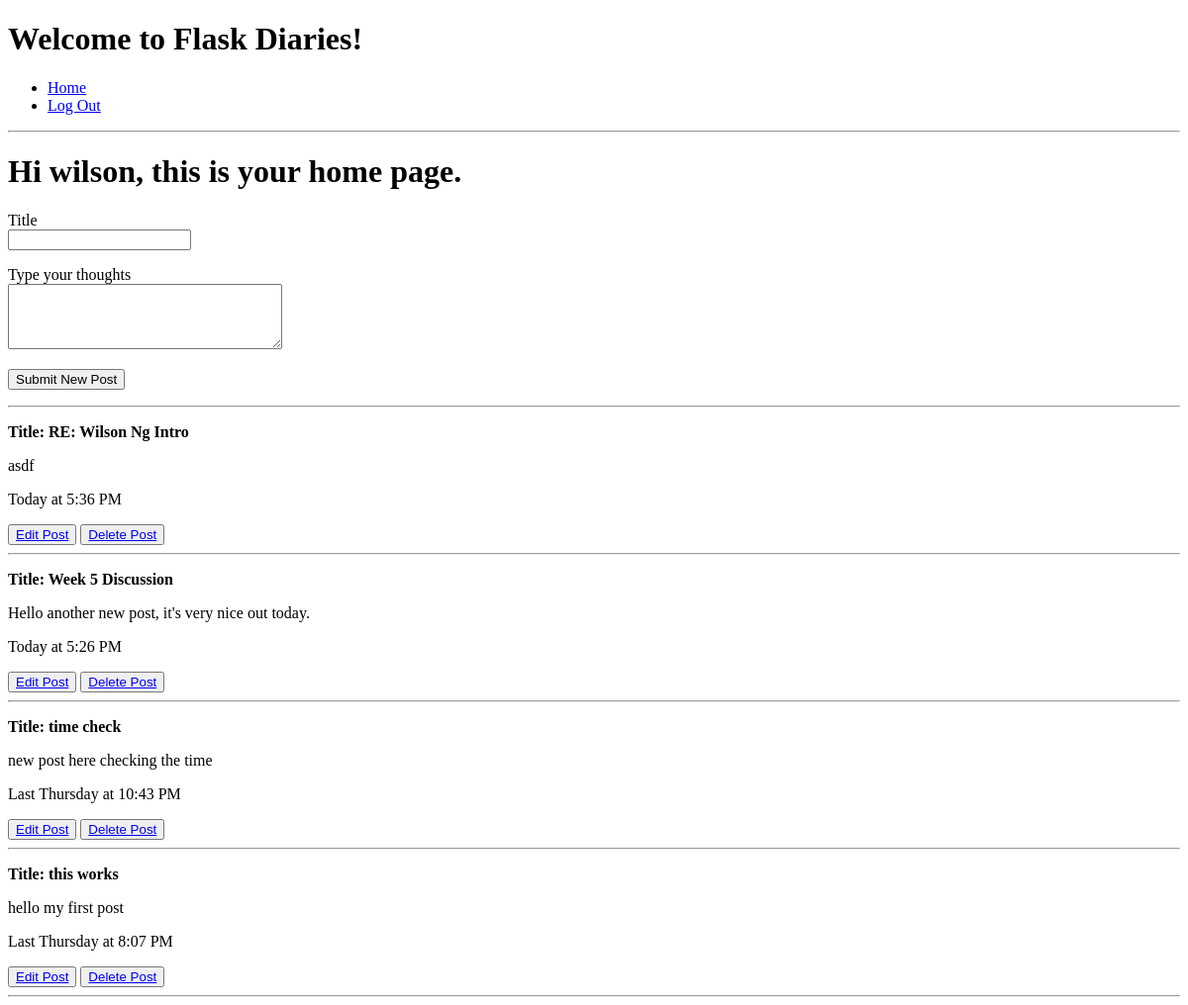
Before: /index (signed in) with the older database file.
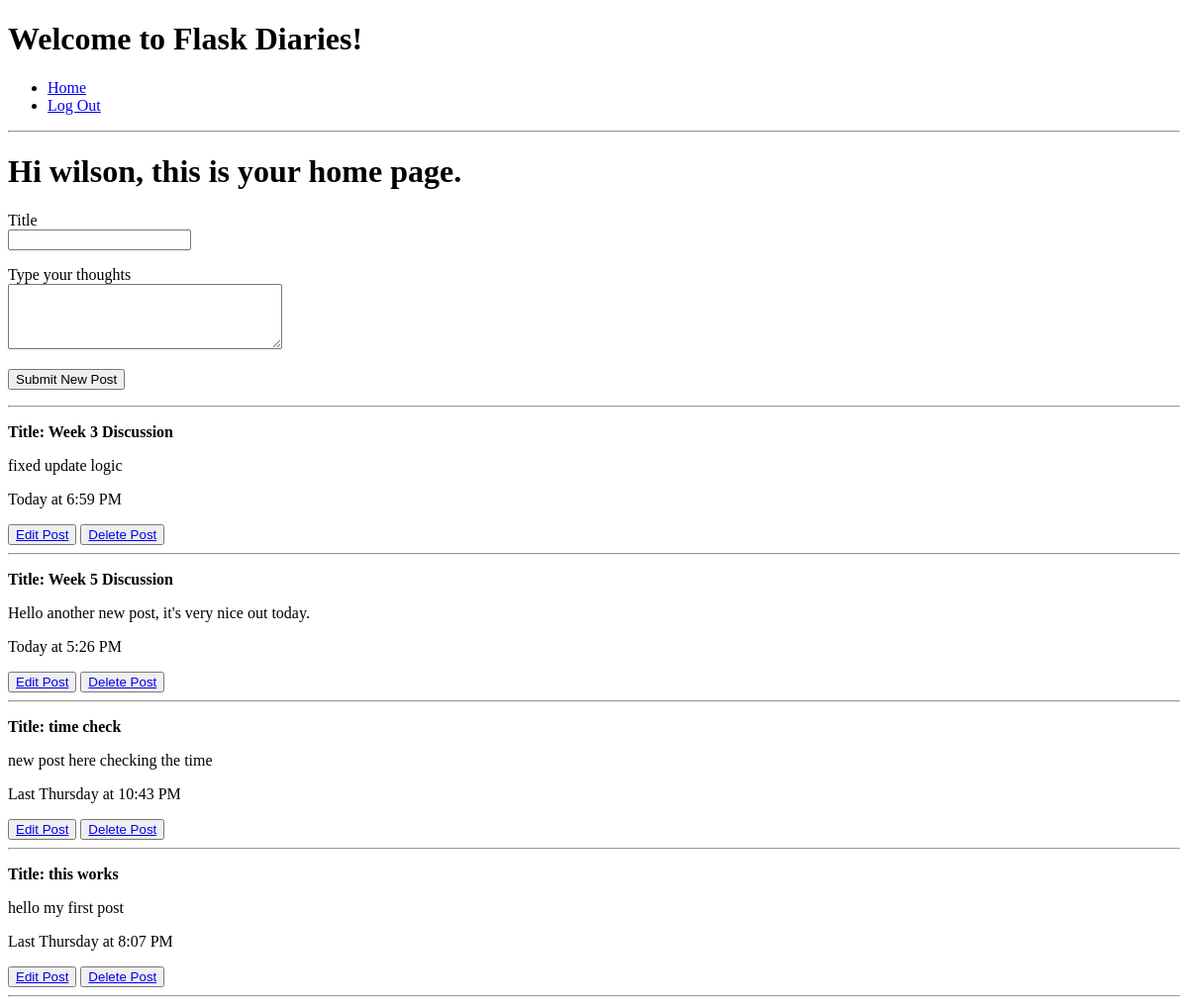
After: the same page with the newer database file.
### app/models.py (models this page shows, shortened)
class User(UserMixin, db.Model):
    id = db.Column(db.Integer, primary_key=True)
    username = db.Column(db.String(64), index=True, unique=True)
    password_hash = db.Column(db.String(128))
    posts = db.relationship('Post', backref='author', lazy='dynamic')

class Post(db.Model):
    id = db.Column(db.Integer, primary_key=True)
    title = db.Column(db.String(100))
    body = db.Column(db.String(500))
    timestamp = db.Column(db.DateTime, index=True, default=datetime.utcnow)
    user_id = db.Column(db.Integer, db.ForeignKey('user.id'))

### app/routes.py (the view)
@app.route('/', methods=['GET', 'POST'])
@app.route('/index', methods=['GET', 'POST'])
@login_required
def index():
    addPostForm = AddPostForm()
    if addPostForm.validate_on_submit():
        post = Post(title=addPostForm.title.data, body=addPostForm.body.data, author=current_user)
        db.session.add(post)
        db.session.commit()
        flash('Your post is now live!')
        return redirect(url_for('index'))
    posts = current_user.posts.order_by(Post.timestamp.desc())
    return render_template('index.html', title='Home', addPostForm=addPostForm, posts=posts)

### app/forms.py
class AddPostForm(FlaskForm):
    title = StringField('Title', validators=[DataRequired(), Length(min=1, max=100)])
    body = TextAreaField('Type your thoughts', validators=[DataRequired(), Length(min=1, max=500)])
    submit = SubmitField('Submit New Post')

### app/models.py (called while the page is built)
@login.user_loader
def load_user(id):
    return User.query.get(int(id))

### app/templates/index.html (shortened to what this page needs)
{% extends 'base.html' %}
{% block content %}
    <h1>Hi {{current_user.username}}, this is your home page.</h1>
    <form action='' method='post'>
        <p>
            {{ addPostForm.title.label }}<br>
            {{ addPostForm.title(cols=32, rows=4) }}<br>
        </p>
        <p>
            {{ addPostForm.body.label }}<br>
            {{ addPostForm.body(cols=32, rows=4, default='hello type here') }}<br>
        </p>
        <p>{{ addPostForm.submit() }}</p>
    </form>
    <hr>
    {% for post in posts %}
        <p><b>Title: {{ post.title }}</b></p>
        <p>{{ post.body }}</p>
        <p>{{ moment(post.timestamp).calendar() }}</p>
        <button><a href="{{ url_for('update', post_id=post.id) }}">Edit Post</a></button>
        <button><a href="{{ url_for('delete', post_id=post.id) }}">Delete Post</a></button>
    <hr>
    {% endfor %}
{% endblock %}

### app/templates/base.html (shortened to what this page needs)
<!DOCTYPE html>
<html>
    <head>
        <link rel="stylesheet" href="">
    </head>
    <body>
        <h1>Welcome to Flask Diaries!</h1>
        <div>
            <ul>
                <li><a class="{% if request.endpoint == "index" %} active {% endif %}" href="{{ url_for("index") }}">Home</a></li>
                {% if current_user.is_anonymous %}
                <li><a class="{% if request.endpoint == "login" %} active {% endif %}" href="{{ url_for("login") }}">Log In</a></li>
                {% else %}
                <li><a class="{% if request.endpoint == "logout" %} active {% endif %}" href="{{ url_for("logout") }}">Log Out</a></li>
                {% endif %}
            </ul>
        </div>
        <hr>
        {% block content %}{% endblock %}
    </body>
</html>

Changed rows visible on the page:
no longer on this page (row edited): Post: title "RE: Wilson Ng Intro", body "asdf", timestamp "Today at 5:36 PM"
added Post: title "Week 3 Discussion", body "fixed update logic", timestamp "Today at 6:59 PM"
